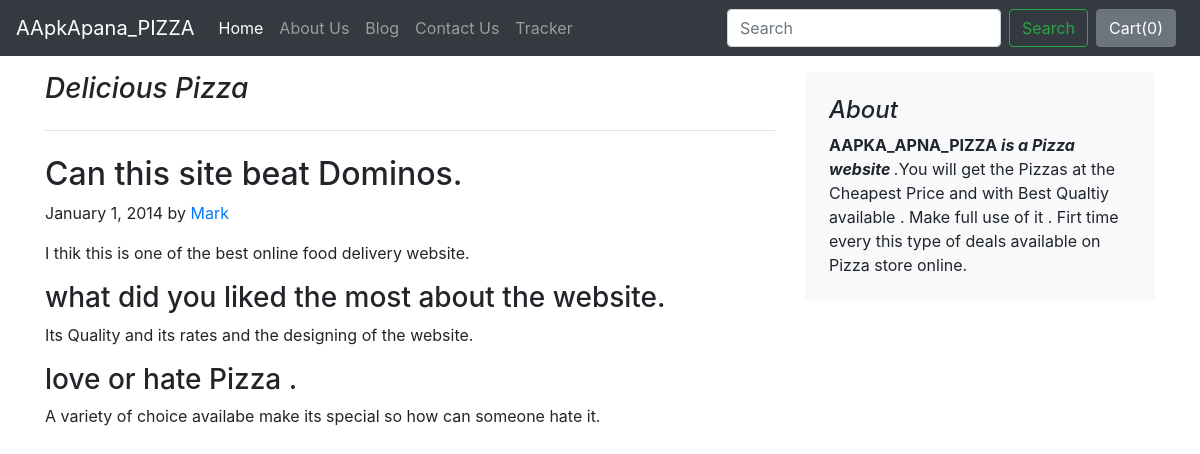
The page /blog/blogpost/1 on the database its author committed.
### blog/models.py (models this page shows, shortened)
class Blogpost(models.Model):
    post_id=models.AutoField(primary_key=True)
    title=models.CharField(max_length=50)
    head0=models.CharField(max_length=50,default="")
    chead0=models.CharField(max_length=500,default="")
    head1=models.CharField(max_length=50,default="")
    chead1=models.CharField(max_length=500,default="")
    head2=models.CharField(max_length=100,default="")
    chead2=models.CharField(max_length=500,default="")
    pub_date=models.DateField()
    thumbnail=models.ImageField(upload_to="shop/images" ,default="")

### blog/views.py (the view)
# urls.py: path('blogpost/<int:id>',views.blogpost,name="blogPost")
def blogpost(request,id):
    prod=Blogpost.objects.filter(post_id=id)[0]
    return render(request,'blog/blogpost.html',{'prod':prod})

### blog/templates/blog/blogpost.html (shortened to what this page needs)
{% extends "blog/basic.html"%}
{% block body %}
<div class="container">
    <div class="row my-3">
    <div class="col-md-8 blog-main">
      <h3 class="pb-4 mb-4 font-italic border-bottom">
        {{prod.title}}
      </h3>
      <div class="blog-post">
        <h2 class="blog-post-title">{{prod.head0}}</h2>
        <p class="blog-post-meta">January 1, 2014 by <a href="#">Mark</a></p>
        <p>{{prod.chead0}}</p>
        <h3>{{prod.head1}}</h3>
        <p>{{prod.chead1}}</p>
        <h3>{{prod.head2}}</h3>
        <p>{{prod.chead2}}</p>
      </div>
    </div>
    <aside class="col-md-4 blog-sidebar">
      <div class="p-4 mb-3 bg-light rounded">
        <h4 class="font-italic">About</h4>
        <p class="mb-0"><b>AAPKA_APNA_PIZZA</b><em><b> is a Pizza website </b>.</em>You will get the Pizzas at the Cheapest Price and with Best Qualtiy available . Make full use of it . Firt time every this type of deals available on Pizza store online.</p>
      </div>
    </aside>
  </div>
</div>
{% endblock %}

### rows shown on the page
Blogpost: title "Delicious Pizza", head0 "Can this site beat Dominos.", chead0 "I thik this is one of the best online food delivery website.", head1 "what did you liked the most about the website.", chead1 "Its Quality and its rates and the designing of the website.", head2 "love or hate Pizza .", chead2 "A variety of choice availabe make its special so how can someone hate it."
